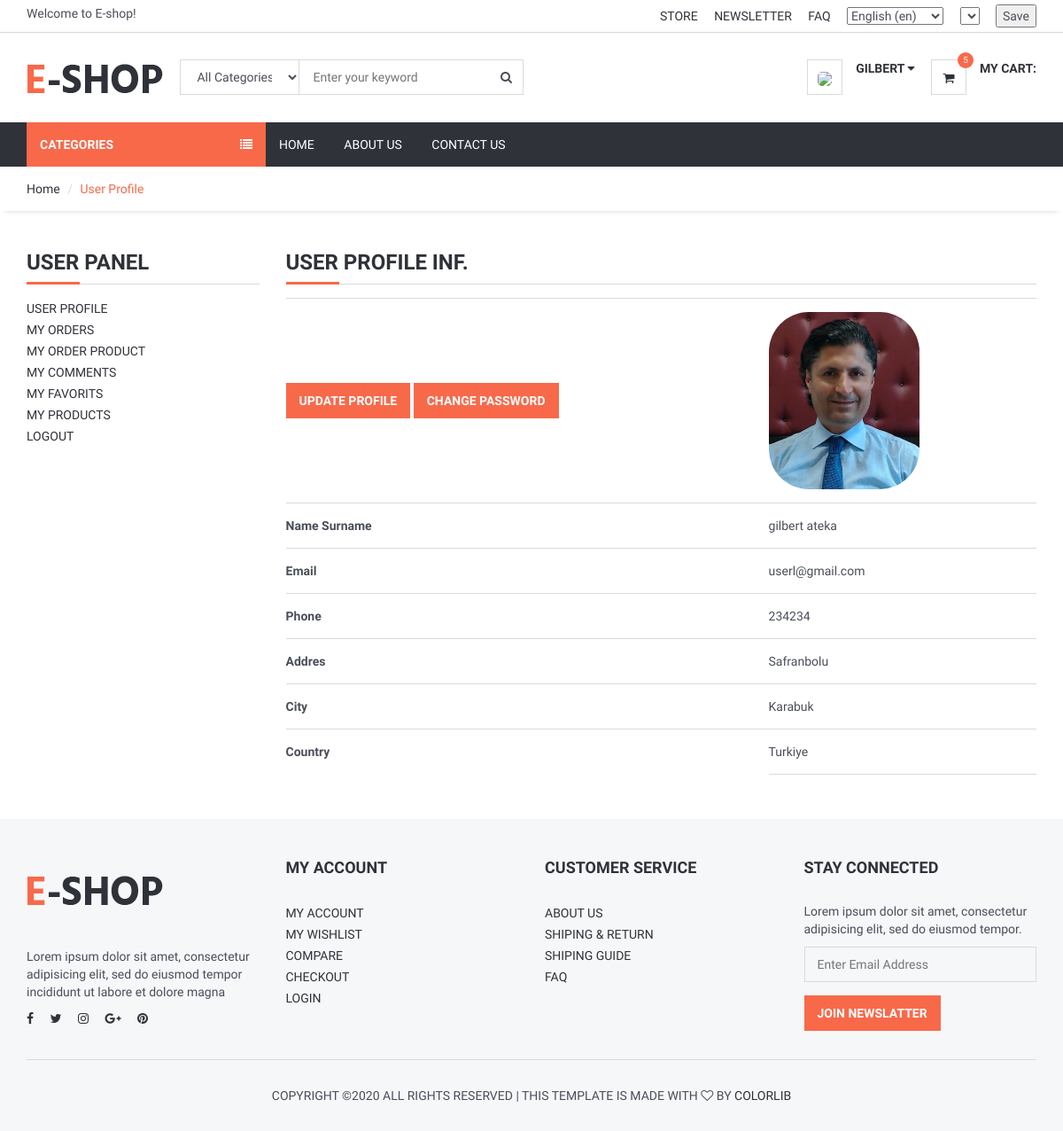
The page /user/ (signed in) on the database its author committed.
### user/models.py (models this page shows, shortened)
class UserProfile(models.Model):
    user = models.OneToOneField(User, on_delete=models.CASCADE)
    phone = models.CharField(blank=True, max_length=20)
    address = models.CharField(blank=True, max_length=150)
    city = models.CharField(blank=True, max_length=20)
    country = models.CharField(blank=True, max_length=50)
    image = models.ImageField(blank=True, upload_to='images/users/')
    language = models.ForeignKey(Language, on_delete=models.CASCADE, null=True,blank=True)
    currency = models.ForeignKey(Currency, on_delete=models.CASCADE, null=True,blank=True)
    def image_tag(self):
        return mark_safe('<img src="{}" height="50"/>'.format(self.image.url))
    image_tag.short_description = 'Image'

### user/views.py (the view)
# urls.py: path('', views.index, name='index'),
@login_required(login_url='/login') # Check login
def index(request):
    current_user = request.user  # Access User Session information
    profile = UserProfile.objects.get(user_id=current_user.id)
    context = {#'category': category,
               'profile':profile}
    return render(request,'user_profile.html',context)

### home/templatetags/myapptags.py (called while the page is built)
@register.simple_tag
def shopcartcount(userid):
    count = ShopCart.objects.filter(user_id=userid).count()
    return count

### user/templates/user_profile.html (shortened to what this page needs)
{% extends 'homebase.html' %}
{% block sidebar %} {% include 'sidebar.html' %} {% endblock %}
{% block body %}
    <div id="breadcrumb">
        <div class="container">
            <ul class="breadcrumb">
                <li><a href="/">Home</a></li>
                <li class="active">User Profile</li>
            </ul>
        </div>
    </div>
    <div class="section">
        <div class="container">
            <div class="row">
                <div class="col-md-3">
                    {% include "user_panel.html" %}
                </div>
                <div class="col-md-9">
                    <div class="billing-details">
                        <div class="section-title">
                            <h3 class="title">User Profile Inf.</h3>
                        </div>
                    </div>
                     <table class="shopping-cart-table table">
                        <tr>
                            <th class="text-left">
                                <a href="/user/update" class="primary-btn">Update Profile</a>
                                <a href="/user/password" class="primary-btn">Change Password</a>
                            </th>
                            <td><img src="{{ profile.image.url }}" style="border-radius: 45px; height: 200px "></td>
                        </tr>
                        <tr>
                            <th class="text-left">Name Surname</th>
                            <td class="text-left">{{ user.first_name}} {{ user.last_name}} </td>
                        </tr>
                        <tr>
                            <th class="text-left">Email</th>
                            <td class="text-left">{{ profile.user.email}}</td>
                        </tr>
                        <tr>
                            <th class="text-left">Phone</th>
                            <td class="text-left">{{ profile.phone}}</td>
                        </tr>
                        <tr>
                            <th class="text-left">Addres</th>
                            <td class="text-left">{{ profile.address}}</td>
                        </tr>
                        <tr>
                            <th class="text-left">City</th>
                            <td class="text-left">{{ profile.city}}</td>
                        </tr>
                        <tr>
                            <th class="text-left">Country</th>
                            <td class="text-left">{{ profile.country}}</td>
                        </tr>
                    </table>
                </div>
            </div>
        </div>
    </div>
{% endblock %}

### home/templates/header.html (shortened to what this page needs)
{% load static %}
{% load i18n %}
{% load currency %}
<header>
    <div id="top-header">
        <div class="container">
            <div class="pull-left">
                <span>{% trans "Welcome to E-shop!" %}</span>
            </div>
            <div class="pull-right">
                <ul class="header-top-links">
                    <li><a href="#">{% trans "Store" %}</a></li>
                    <li><a href="#">{% trans "Newsletter" %}</a></li>
                    <li><a href="{% url 'faq' %}">{% trans "FAQ" %}</a></li>
                    <li class="dropdown default-dropdown">
                        <form action="{% url 'selectlanguage' %}" method="post">{% csrf_token %}
                            <select name="language" onchange="submit()" >
                                {% get_current_language as LANGUAGE_CODE %}
                                {% get_available_languages as LANGUAGES %}
                                {% get_language_info_list for LANGUAGES as languages %}
                                {% for language in languages %}
                                    <option value="{{ language.code }}"{% if language.code == LANGUAGE_CODE %} selected{% endif %}>
                                        {{ language.name_local }} ({{ language.code }})
                                    </option>
                                {% endfor %}
                            </select>
                        </form>
                    </li>
                    <li class="dropdown default-dropdown">
                        <form id="currency_switcher" method="POST" action="{% url 'selectcurrency' %}">
                            <select name="currency" onchange="submit()" >
                            </select>
                        </form>
                    </li>
                    <li class="dropdown default-dropdown">
                        <form id="currency_switcher" method="POST" action="{% url 'savelangcur' %}">
                            <input type="submit" value="Save" />
                        </form>
                    </li>
                </ul>
            </div>
        </div>
    </div>
    <div id="header">
        <div class="container">
            <div class="pull-left">
                <div class="header-logo">
                    <a class="logo" href="{% url 'home' %}">
                        <img src="{% static '' %}img/logo.png" alt="">
                    </a>
                </div>
                <div class="header-search">
                    <form action="/search/" method="post">
                        <input id="query" name="query" class="input search-input" type="text" placeholder="Enter your keyword">
                        <select name="catid"  class="input search-categories">
                            <option value="0">{% trans "All Categories" %}</option>
                        </select>
                        <button class="search-btn"><i class="fa fa-search"></i></button>
                    </form>
                </div>
            </div>
            <div class="pull-right" >
                <ul class="header-btns">
                    <li class="header-account dropdown default-dropdown">
                        {% if user.id is not None %}
                            <div class="dropdown-toggle" role="button" data-toggle="dropdown" aria-expanded="true">
                                <div class="header-btns-icon">
                                    <img src="{{ request.session.userimage }}" style="height: 40px; border-radius: 30%">
                                </div>
                                <strong class="text-uppercase">{{ user.first_name }} <i class="fa fa-caret-down"></i></strong>
                            </div>
                        {% else %}
                            <a href="{% url 'login' %}" class="text-uppercase">Login</a> / <a href="{% url 'signup' %}" class="text-uppercase">Sign Up</a>
                        {% endif %}
                    </li>
                    <li class="header-cart dropdown default-dropdown">
                        <a href="{% url 'shopcart'%}" >
                            <div class="header-btns-icon">
                                <i class="fa fa-shopping-cart"></i>
                                {% load myapptags %}
                                {% shopcartcount user.id as count %}
                                <span class="qty">{{ count }}</span>
                            </div>
                            <strong class="text-uppercase">{% trans "My Cart:" %}</strong>
                            <br>
                        </a>
                    </li>
                </ul>
            </div>
        </div>
    </div>
</header>

### home/static/css/style.css (style rules this page uses)
body { font-family: 'Hind', sans-serif; color: #4A4E5A; overflow-x: hidden; }
h1, h2, h3, h4, h5, h6 { color: #30323A; margin: 0 0 10px; font-weight: 700; }
a { color: #30323A; -webkit-transition: 0.3s color; transition: 0.3s color; }
strong { color: #30323A; }
ul, ol { margin: 0; padding: 0; list-style: none }
.main-btn, .primary-btn { display: inline-block; padding: 10px 15px; text-transform: uppercase; font-weight: 700; border: none; -webkit-transition: 0.3s all; transition: 0.3s all; }
.primary-btn { color: #FFF; background-color: #F8694A; }
.input { width: 100%; height: 40px; padding: 0px 15px; border: none; background-color: transparent; -webkit-box-shadow: 0px 0px 0px 1px #DADADA inset, 0px 0px 0px 5px transparent; box-shadow: 0px 0px 0px 1px #DADADA inset, 0px 0px 0px 5px transparent; -webkit-transition: 0.3s all; transition: 0.3s all; }
.section { padding-top: 30px; padding-bottom: 30px; }
.section-title { position: relative; margin-bottom: 15px; margin-top: 15px; border-bottom: 1px solid #DADADA; }
.section-title .title { display: inline-block; text-transform: uppercase; }
.section-title:after { content: ""; position: absolute; left: 0; bottom: -1.5px; height: 3px; width: 60px; background-color: #F8694A; }
#breadcrumb { -webkit-box-shadow: 0px 6px 6px -6px rgba(0, 0, 0, 0.175); box-shadow: 0px 6px 6px -6px rgba(0, 0, 0, 0.175); }
.breadcrumb { background-color: transparent; border: none; border-radius: 0px; padding: 15px 0px; margin: 0; }
.breadcrumb>.active { color: #F8694A; }
.breadcrumb>li+li:before { color: #DADADA; }
#header { padding-top: 15px; padding-bottom: 15px; }
#top-header { padding-top: 5px; padding-bottom: 5px; border-bottom: 1px solid #DADADA; }
.header-top-links>li { display: inline-block; }
.header-top-links>li+li { margin-left: 15px; }
.header-top-links>li>a { cursor: pointer; text-transform: uppercase; }
.header-logo { display: inline-block; margin-right: 15px; }
.header-logo .logo>img { width: 100%; max-height: 70px; }
.header-search { display: inline-block; padding: 15px 0px; max-width: 400px; }
.header-search>form { position: relative; }
.header-search>form .search-input { padding-left: 150px; padding-right: 45px; }
.header-search>form .search-categories { position: absolute; left: 0px; top: 0px; width: 135px; }
.header-search>form .search-btn { position: absolute; top: 0px; right: 0px; width: 40px; height: 40px; background-color: transparent; border: none; }
.header-btns>li { display: inline-block; vertical-align: top; padding: 15px 0px; }
.header-btns>li+li { margin-left: 15px; }
.header-btns>li .header-btns-icon { position: relative; float: left; margin-right: 15px; width: 40px; height: 40px; line-height: 40px; text-align: center; color: #30323A; background-color: #FFF; border: 1px solid #DADADA; }
.header-btns .dropdown-toggle { display: block; cursor: pointer; }
.header-cart .header-btns-icon .qty { position: absolute; right: -9px; top: -9px; width: 18px; height: 18px; line-height: 18px; text-align: center; font-size: 10px; background: #F8694A; color: #FFF; border-radius: 50%; }
.shopping-cart-table>tbody>tr>td, .shopping-cart-table>tbody>tr>th, .shopping-cart-table>tfoot>tr>td, .shopping-cart-table>tfoot>tr>th, .shopping-cart-table>thead>tr>td, .shopping-cart-table>thead>tr>th { padding: 15px 0px; vertical-align: middle; border-top: 1px solid #DADADA; }
.shopping-cart-table>tbody>tr:last-child>td { border-bottom: 1px solid #DADADA; }

### rows shown on the page
UserProfile: image (picture), user.email "userl@gmail.com", phone "234234", address "Safranbolu", city "Karabuk", country "Turkiye"

### other values the page prints
{{ user.first_name }} "GILBERT"
{{ count }} "5"
{{ user.first_name }} "gilbert"
{{ user.last_name }} "ateka"
form field language "English (en)"
